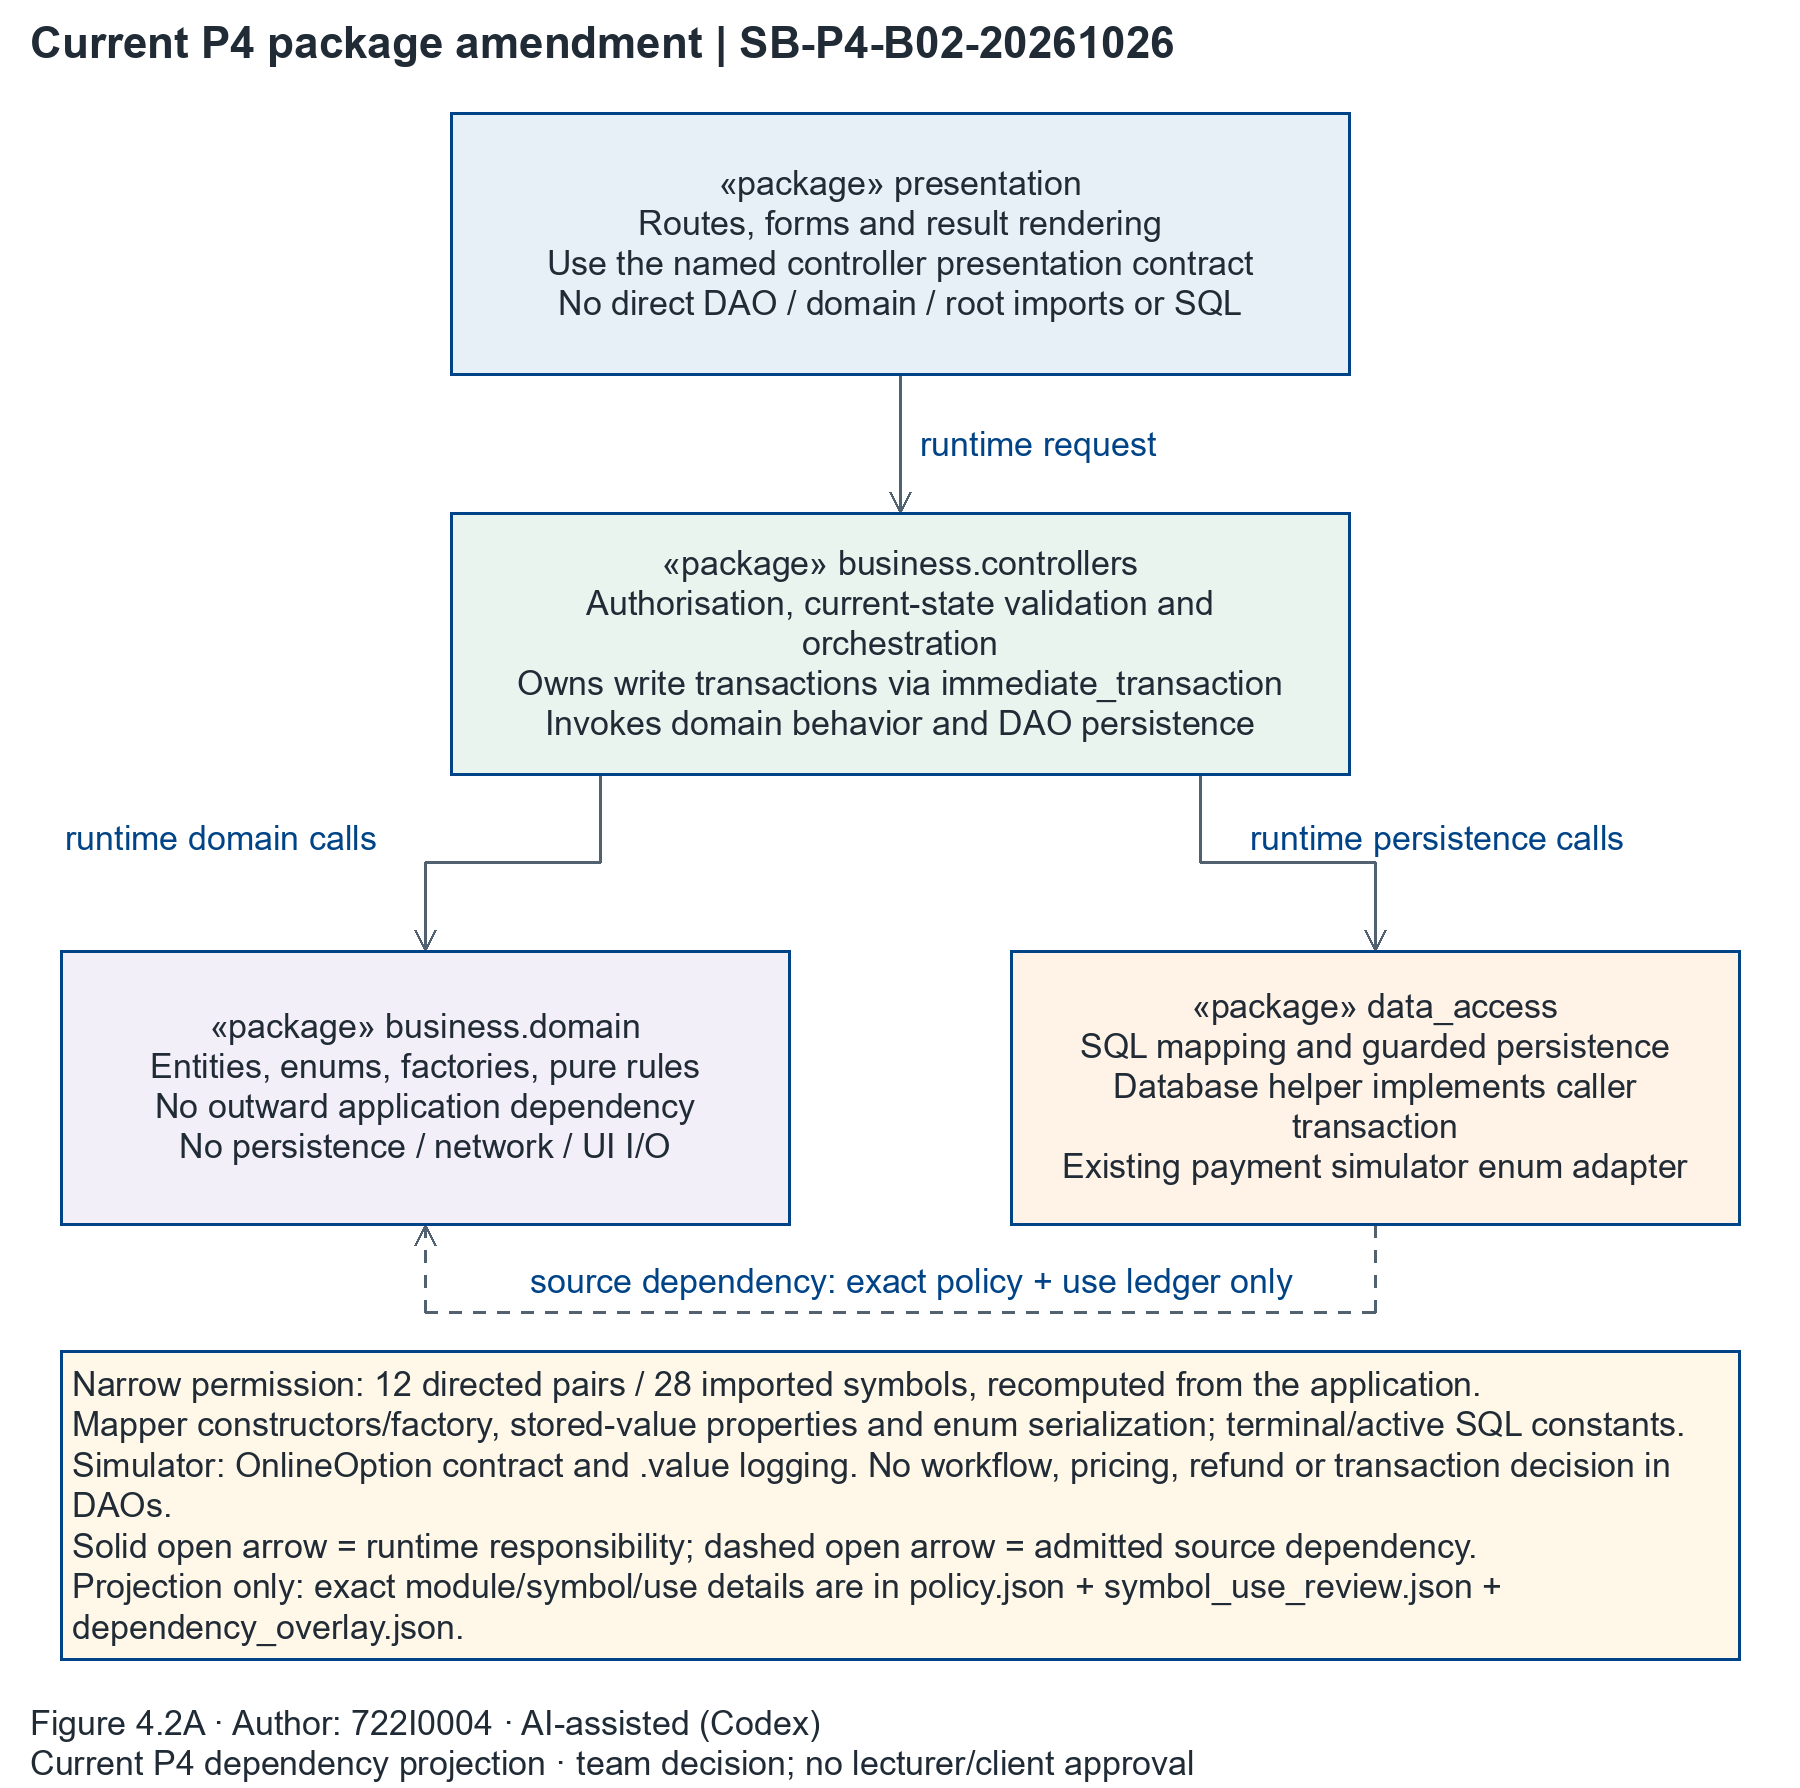

This chart was generated by the following Python code:
"""Figure 4.2A; same editable JSON/mxGraph + PIL/SVG convention as P3.
Balanced-diagrams: 1800 wide, portrait 170 mm placement, min font 34 px (>= 9 pt), layered four-package graph, short labels.
Author: 722I0004 · AI-assisted (Codex). Native draw.io editing UNTESTED.
"""
from pathlib import Path
import hashlib,importlib.util,json,sys
sys.dont_write_bytecode=True
OUT=Path(__file__).resolve().parent
REPO=OUT.parents[3]
spec=importlib.util.spec_from_file_location('frozen_renderer',REPO/'models/shared/use_case_diagram.py')
renderer=importlib.util.module_from_spec(spec);spec.loader.exec_module(renderer)
renderer.OUT=OUT


PAGE_H=1430


def build():
    policy=json.loads((OUT/'policy.json').read_text())
    audit=json.loads((OUT/'adoption_audit.json').read_text())
    assert audit['pass_'] and audit['exact_dependency_set']
    p=renderer.Page('package_4_2A','Current P4 package amendment | SB-P4-B02-20261026','4.2A',1800,PAGE_H,fs=34,ky=1.25,placed_mm=170)
    p.texts[-1]['text']='Current P4 dependency projection · team decision; no lecturer/client approval'
    p.node('view','«package» presentation\nRoutes, forms and result rendering\nUse the named controller presentation contract\nNo direct DAO / domain / root imports or SQL',450,90,900,210)
    p.node('controller','«package» business.controllers\nAuthorisation, current-state validation and orchestration\nOwns write transactions via immediate_transaction\nInvokes domain behavior and DAO persistence',450,410,900,210,fill='#E9F4EF')
    p.node('domain','«package» business.domain\nEntities, enums, factories, pure rules\nNo outward application dependency\nNo persistence / network / UI I/O',60,760,730,220,fill='#F2EFF9')
    p.node('dao','«package» data_access\nSQL mapping and guarded persistence\nDatabase helper implements caller transaction\nExisting payment simulator enum adapter',1010,760,730,220,fill='#FFF2E6')
    p.edge('request','view','controller',[(900,300),(900,410)],'runtime request',920,340,kind='nav')
    p.edge('behavior','controller','domain',[(600,620),(600,690),(425,690),(425,760)],'runtime domain calls',65,655,kind='nav')
    p.edge('persist','controller','dao',[(1200,620),(1200,690),(1375,690),(1375,760)],'runtime persistence calls',1250,655,kind='nav')
    p.edge('mapper','dao','domain',[(1375,980),(1375,1050),(425,1050),(425,980)],'source dependency: exact policy + use ledger only',530,1010,kind='include')
    pairs=len(audit['pairs']);symbols=sum(len(x['symbols']) for x in audit['pairs'])
    scope_label=f'Narrow permission: {pairs} directed pairs / {symbols} imported symbols, recomputed from the application.\nMapper constructors/factory, stored-value properties and enum serialization; terminal/active SQL constants.\nSimulator: OnlineOption contract and .value logging. No workflow, pricing, refund or transaction decision in DAOs.\nSolid open arrow = runtime responsibility; dashed open arrow = admitted source dependency.\nProjection only: exact module/symbol/use details are in policy.json + symbol_use_review.json + dependency_overlay.json.'
    from PIL import Image as _I, ImageDraw as _D
    _d=_D.Draw(_I.new('RGB',(10,10)))
    _lines=[ln for para in scope_label.split('\n') for ln in renderer.P1.wrap_lines(_d,para,renderer.P1.font(34),1680-40)]
    _h=(len(_lines)*p.fl+30)/p.ky
    p.node('scope','\n'.join(_lines),60,1080,1680,_h,kind='note',fill='#FFF8E8')
    data=p.export();data['amendment']=policy['id'];data['frozen_model_sha256']=policy['frozen_model_sha256'];data['actual_pairs']=audit['pairs'];data['native_editing']='UNTESTED';data['scope']='Current P4 projection; frozen P3 model remains declaration authority'
    (OUT/'package_4_2A.json').write_text(json.dumps(data,indent=2),encoding='utf-8')
    print(json.dumps({'figure':'4.2A','nodes':len(data['nodes']),'min_placed_pt':data['min_placed_pt'],'native_editing':'UNTESTED'}))


if __name__=='__main__':build()
